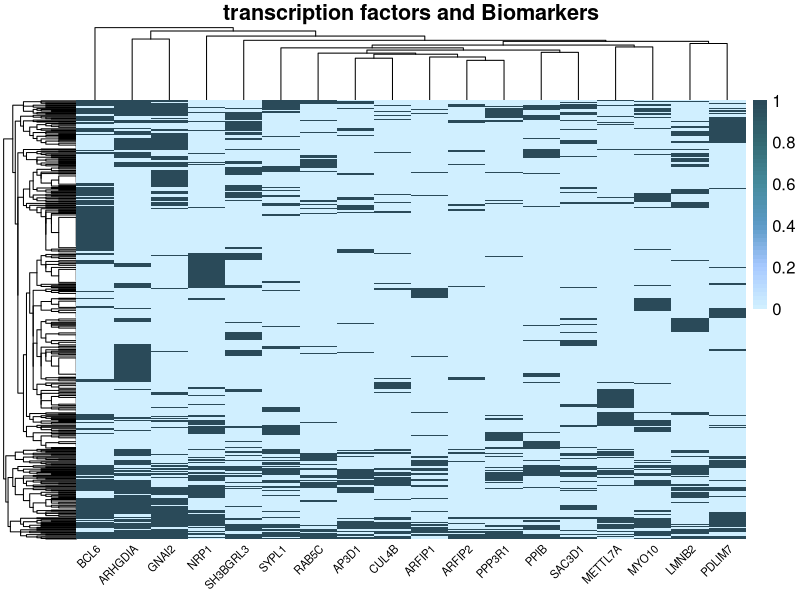

Generate this figure with R:
install.packages("tidyverse")
install.packages("pheatmap")
install.packages("dplyr")
install.packages("readxl")

library(tidyverse)
library(pheatmap)
library(dplyr)
library(readxl)

getwd()
df <- read_excel("transcriptionfactors.xlsx")

pivot_df <- df %>%
  group_by(target, gene) %>%
  summarise(count = n()) %>%
  spread(key = gene, value = count, fill = 0)

pheatmap(as.matrix(pivot_df[,-1]), 
         cluster_rows = TRUE,       
         cluster_cols = TRUE,       
         display_numbers = FALSE,   
         color = colorRampPalette(c("#D0EFFF", "#A6C8FF", "#5D9BC7", "#478C9D", "#346A73", "#2A4A59"))(50), # Pastel mavi, mor ve ye??il tonlar??
         main = "transcription factors and Biomarkers",
         fontsize = 12,             
         fontsize_row = 8,          
         fontsize_col = 8,          
         angle_col = 45,            
         border_color = NA,         
         show_rownames = TRUE,      
         show_colnames = TRUE,      
         treeheight_row = 50,       
         treeheight_col = 50,       
         legend = TRUE,             
         legend_breaks = seq(0, 1, by = 0.2), 
         legend_labels = c("0", "0.2", "0.4", "0.6", "0.8", "1"))








